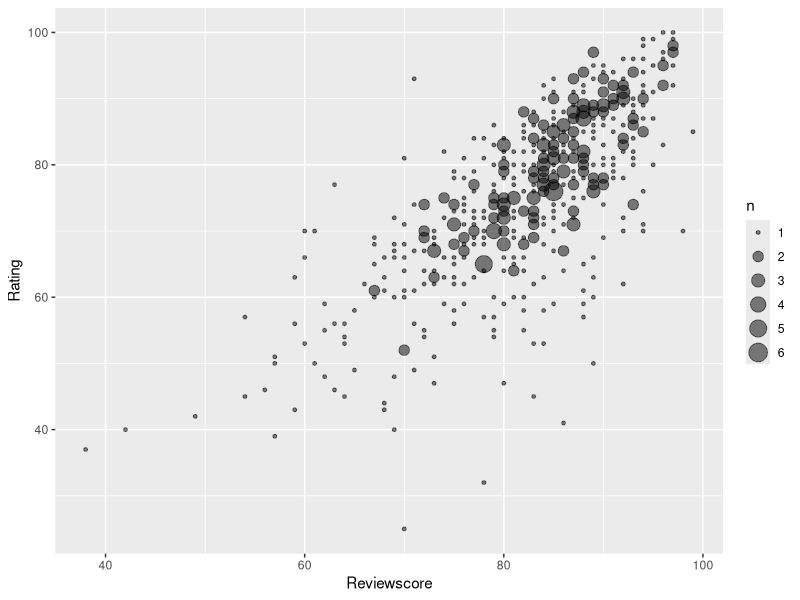

Write R code to recreate this figure. (Note: this script raises an error after producing the figure.)
library(tidyverse)
library(ggplot2)
library(caret)
library(randomForest)

set.seed(43)

#read the input data
df <- read_csv("Games Database - Main Page.csv")

# convert to using tibble
df <- as_tibble(df)

# select only the necessary columns
df <- df %>% select(Game, 
                    Rating, 
                    Reviewscore, 
                    `Launch Platform(s)`, 
                    `Played on`, 
                    `Launch Year`, 
                    `Play Year`, 
                    `DLC/ Major update played`,
                    Publisher,
                    Developer,
                    Franchise,
                    Perspective,
                    `Main Category`,
                    `Extra Descriptors`,
                    `Remaster Reviewscore`,
                    `Remaster Release Year`)

# rename columns
name_lkp <- c(Launch_Platforms = "Launch Platform(s)",
              Played_On = "Played on",
              Launch_Year = "Launch Year",
              Play_Year = "Play Year",
              DLC_Played = "DLC/ Major update played",
              Category = "Main Category",
              Descriptors = "Extra Descriptors",
              Remaster_Reviewscore = "Remaster Reviewscore",
              Remaster_Year = "Remaster Release Year")

df <- rename(df, all_of(name_lkp))

## some quick exploratory plotting and analysis ##

#bubble plot
plot_data <- df %>% count(Reviewscore, Rating)
ggplot(plot_data, aes(x = Reviewscore, y = Rating, size = n)) +
  geom_point(alpha = 0.5)

#pearson correlation
cor(df$Rating, df$Reviewscore) # 0.730121

#convert the categoricals to factor
df$DLC_Played <- as_factor(df$DLC_Played)
df$Publisher <- as_factor(df$Publisher)
df$Developer <- as_factor(df$Developer)
df$Franchise <- as_factor(df$Franchise)
df$Perspective <- as_factor(df$Perspective)
df$Category <- as_factor(df$Category)

#function to group low volume categoricals into other for relevant fields
group_factor <- function(df, col_name, threshold){
  
  counts <- df %>% count(.data[[col_name]]) #need to use this format for count() within a function - annoying!
  counts_joined <- left_join(df, counts, by = col_name)
  df[[col_name]] <<- fct_collapse(counts_joined[[col_name]], Other = unique(counts_joined[[col_name]][counts_joined$n < threshold]))
}

#list the fields to group and the separate threshold for each
group_factor(df, "Publisher", 3)
group_factor(df, "Developer", 3)
group_factor(df, "Franchise", 3)
group_factor(df, "Category", 3)

#test and train split
train_ind <- as_vector(createDataPartition(df$Rating, p = 0.75))


train <- df[train_ind, ] #select all rows with the training indexes
test <- df[-train_ind, ] #select all rows not with the training indexes

## first model, linear using basic reviewscore only, for a benchmark ##

model1 <- lm(Rating ~ Reviewscore, data = train)
summary(model1) # Adjusted R-squared 0.5498 on training data

prediction <- predict(model1, test)
predict_df1 <- add_column(test, prediction)
cor(predict_df1$Rating, predict_df1$prediction)^2 # 0.4781 R-squared in test data

## linear model using all fields ##

model2 <- lm(Rating ~ Reviewscore 
             + Publisher 
             + Franchise
             + Launch_Year
             + Play_Year
             + Category
             + DLC_Played
             + Perspective
             + Played_On
             , data = train)

summary(model2) # Adjusted R-squared 0.6535 on training data

# identify any in the test set that were missing from train
missing_franchise <- setdiff(unique(test$Franchise), unique(train$Franchise))
# recode the missing as Other
test <- test %>% mutate(Franchise = fct_recode(Franchise, Other = missing_franchise[1]))

# ensure factor types are matching
levels(test$Franchise) <- levels(train$Franchise)
# need to apply the above to all factor variables for deployment to prevent any potential errors

prediction <- predict(model2, test)
predict_df2 <- add_column(test, prediction)
cor(predict_df2$Rating, predict_df2$prediction)^2 # 0.4526 R-squared in test data
# overfitting going on?

## random forest model ##

numtrees <- 1000
model3 <- randomForest(Rating ~ Reviewscore 
                       + Publisher 
                       + Franchise
                       + Launch_Year
                       + Play_Year
                       + Category
                       + DLC_Played
                       + Perspective
                       + Played_On
                       , data = train
                       , ntree = numtrees)
  
# train set r-squared
mean(model3$rsq) #0.4609 average of trees

prediction <- predict(model3, test)
predict_df3 <- add_column(test, prediction)
cor(predict_df3$Rating, predict_df3$prediction)^2 # 0.4546 R-squared in test data

## ridge regression model ##
